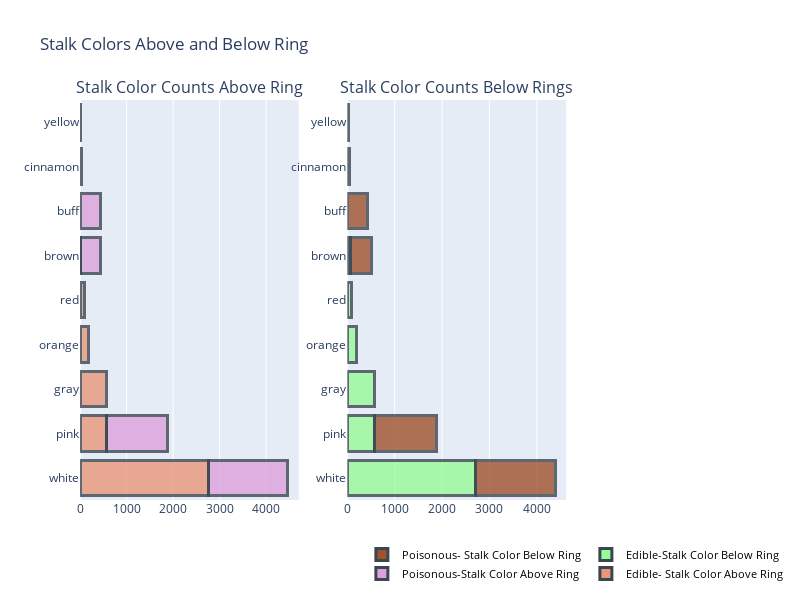

This figure's notebook cell:
### Code cell
value1=stalk_color_above_ring_edible["stalk-color-above-ring"].values
label1=stalk_color_above_ring_edible.index
value2=stalk_color_above_ring_poisonous["stalk-color-above-ring"].values
label2=stalk_color_above_ring_poisonous.index
value3=stalk_color_below_ring_edible["stalk-color-below-ring"].values
label3=stalk_color_below_ring_edible.index
value4=stalk_color_below_ring_poisonous["stalk-color-below-ring"].values
label4=stalk_color_below_ring_poisonous.index

trace1=go.Bar(
      x = value1,
      y =label1 ,
      name='Edible- Stalk Color Above Ring',
    orientation = 'h',
    marker = dict(
        color = "darksalmon",
        line = dict(
            color = 'rgba(58, 71, 80, 1.0)',
            width = 3),
        opacity=0.8,
    ))
    
trace2=go.Bar(
     x = value2 ,
     y = label2,
      name='Poisonous-Stalk Color Above Ring',
    orientation = 'h',
    marker = dict(
        color = "plum",
        line = dict(
            color = 'rgba(58, 71, 80, 1.0)',
            width = 3), opacity=0.8))
    
trace3=go.Bar(
     x = value3,
     y = label3,
            name='Edible-Stalk Color Below Ring',
    orientation = 'h',
    marker = dict(
        color = "palegreen",
        line = dict(
            color = 'rgba(58, 71, 80, 1.0)',
            width = 3), opacity=0.8))
   
trace4=go.Bar(
      x =value4 ,
      y =label4 ,
             name='Poisonous- Stalk Color Below Ring',
    orientation = 'h',
    marker = dict(
        color = "sienna",
        line = dict(
            color = 'rgba(58, 71, 80, 1.0)',
            width = 3), opacity=0.8))
   

fig= tools.make_subplots(rows=1, cols=2,subplot_titles=('Stalk Color Counts Above Ring','Stalk Color Counts Below Rings'))

fig.append_trace(trace1, 1, 1)
fig.append_trace(trace2, 1, 1)
fig.append_trace(trace3, 1, 2)
fig.append_trace(trace4, 1, 2)

fig['layout'].update(showlegend=True,height=600, width=800, barmode='stack',legend=dict(x=.58, y=-0.1,orientation="h",font=dict(size=11,color='#000')),
                     title='Stalk Colors Above and Below Ring')
iplot(fig)

### Figure 1 — Plotly figure (JSON) as saved in the notebook; plotly's stock layout.template omitted (floating-point values rounded to 4 significant figures)
{"data": [{"marker": {"color": "darksalmon", "line": {"color": "rgba(58, 71, 80, 1.0)", "width": 3}, "opacity": 0.8}, "name": "Edible- Stalk Color Above Ring", "orientation": "h", "type": "bar", "x": [2752, 576, 576, 192, 96, 16], "xaxis": "x", "y": ["white", "pink", "gray", "orange", "red", "brown"], "yaxis": "y"}, {"marker": {"color": "plum", "line": {"color": "rgba(58, 71, 80, 1.0)", "width": 3}, "opacity": 0.8}, "name": "Poisonous-Stalk Color Above Ring", "orientation": "h", "type": "bar", "x": [1712, 1296, 432, 432, 36, 8], "xaxis": "x", "y": ["white", "pink", "brown", "buff", "cinnamon", "yellow"], "yaxis": "y"}, {"marker": {"color": "palegreen", "line": {"color": "rgba(58, 71, 80, 1.0)", "width": 3}, "opacity": 0.8}, "name": "Edible-Stalk Color Below Ring", "orientation": "h", "type": "bar", "x": [2704, 576, 576, 192, 96, 64], "xaxis": "x2", "y": ["white", "pink", "gray", "orange", "red", "brown"], "yaxis": "y2"}, {"marker": {"color": "sienna", "line": {"color": "rgba(58, 71, 80, 1.0)", "width": 3}, "opacity": 0.8}, "name": "Poisonous- Stalk Color Below Ring", "orientation": "h", "type": "bar", "x": [1680, 1296, 448, 432, 36, 24], "xaxis": "x2", "y": ["white", "pink", "brown", "buff", "cinnamon", "yellow"], "yaxis": "y2"}], "layout": {"annotations": [{"font": {"size": 16}, "showarrow": false, "text": "Stalk Color Counts Above Ring", "x": 0.225, "xanchor": "center", "xref": "paper", "y": 1, "yanchor": "bottom", "yref": "paper"}, {"font": {"size": 16}, "showarrow": false, "text": "Stalk Color Counts Below Rings", "x": 0.775, "xanchor": "center", "xref": "paper", "y": 1, "yanchor": "bottom", "yref": "paper"}], "barmode": "stack", "height": 600, "legend": {"font": {"color": "#000", "size": 11}, "orientation": "h", "x": 0.58, "y": -0.1}, "showlegend": true, "title": {"text": "Stalk Colors Above and Below Ring"}, "width": 800, "xaxis": {"anchor": "y", "domain": [0, 0.45]}, "xaxis2": {"anchor": "y2", "domain": [0.55, 1]}, "yaxis": {"anchor": "x", "domain": [0, 1]}, "yaxis2": {"anchor": "x2", "domain": [0, 1]}}}
